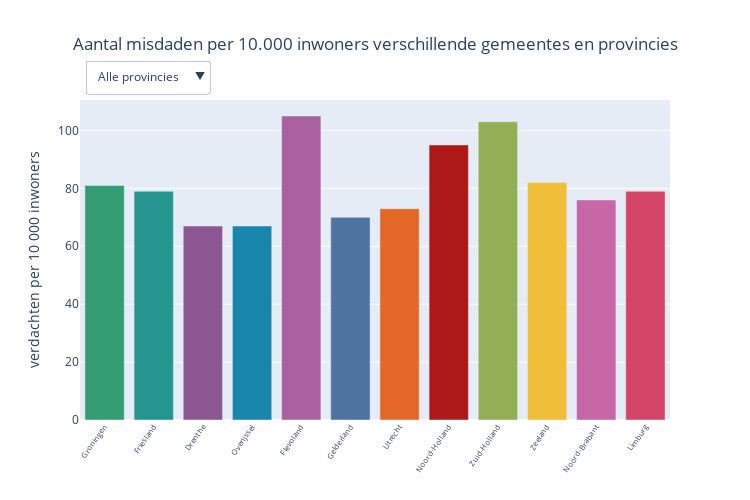

Notebook code cell kept with this figure:
### Code cell
import pandas as pd
import plotly.graph_objects as go

df = pd.read_csv('misdaad_totaal_provincies.csv', sep=';')

provincies = df[df['Provincie'] == 'Provlos']
groningen = df[df['Provincie'] == 'Groningen']
friesland = df[df['Provincie'] == 'Friesland']
drenthe = df[df['Provincie'] == 'Drenthe']
overijssel = df[df['Provincie'] == 'Overijssel']
flevoland = df[df['Provincie'] == 'Flevoland']
gelderland = df[df['Provincie'] == 'Gelderland']
utrecht = df[df['Provincie'] == 'Utrecht']
noord_holland = df[df['Provincie'] == 'Noord-Holland']
zuid_holland = df[df['Provincie'] == 'Zuid-Holland']
zeeland = df[df['Provincie'] == 'Zeeland']
noord_brabant = df[df['Provincie'] == 'Noord-Brabant']
limburg = df[df['Provincie'] == 'Limburg']

fig = go.Figure()

colors = [
    '#359d73', '#27958f', '#8c5792', '#1887ab', '#a9629f', 
    '#4f73a1', '#e46828', '#ac1917', '#93ae55', '#f0be39', 
    '#c867a5', '#d34467'
]

fig.add_trace(go.Bar(
    x=provincies['Gemeente'],
    y=provincies['Verdachten per 10 000 inwoners'],
    marker=dict(color=colors),
    hovertext=provincies['Gemeente'] + '<br>Verdachten per 10.000 inwoners: ' + provincies['Verdachten per 10 000 inwoners'].astype(str),
    hoverinfo='text',
    name='Alle provincies'
))

fig.add_trace(go.Bar(
    x=groningen['Gemeente'],
    y=groningen['Verdachten per 10 000 inwoners'],
    marker_color='#359d73',
    hovertext=groningen['Gemeente'] + '<br>Verdachten per 10.000 inwoners: ' + groningen['Verdachten per 10 000 inwoners'].astype(str),
    hoverinfo='text',
    name='Groningen'
))

fig.add_trace(go.Bar(
    x=friesland['Gemeente'],
    y=friesland['Verdachten per 10 000 inwoners'],
    marker_color='#27958f',
    hovertext=friesland['Gemeente'] + '<br>Verdachten per 10.000 inwoners: ' + friesland['Verdachten per 10 000 inwoners'].astype(str),
    hoverinfo='text',
    name='Friesland'
))

fig.add_trace(go.Bar(
    x=drenthe['Gemeente'],
    y=drenthe['Verdachten per 10 000 inwoners'],
    marker_color='#8c5792',
    hovertext=drenthe['Gemeente'] + '<br>Verdachten per 10.000 inwoners: ' + drenthe['Verdachten per 10 000 inwoners'].astype(str),
    hoverinfo='text',
    name='Drenthe'
))

fig.add_trace(go.Bar(
    x=overijssel['Gemeente'],
    y=overijssel['Verdachten per 10 000 inwoners'],
    marker_color='#1887ab',
    hovertext=overijssel['Gemeente'] + '<br>Verdachten per 10.000 inwoners: ' + overijssel['Verdachten per 10 000 inwoners'].astype(str),
    hoverinfo='text',
    name='Overijssel'
))

fig.add_trace(go.Bar(
    x=flevoland['Gemeente'],
    y=flevoland['Verdachten per 10 000 inwoners'],
    marker_color='#a9629f',
    hovertext=flevoland['Gemeente'] + '<br>Verdachten per 10.000 inwoners: ' + flevoland['Verdachten per 10 000 inwoners'].astype(str),
    hoverinfo='text',
    name='Flevoland'
))

fig.add_trace(go.Bar(
    x=gelderland['Gemeente'],
    y=gelderland['Verdachten per 10 000 inwoners'],
    marker_color='#4f73a1',
    hovertext=gelderland['Gemeente'] + '<br>Verdachten per 10.000 inwoners: ' + gelderland['Verdachten per 10 000 inwoners'].astype(str),
    hoverinfo='text',
    name='Gelderland'
))

fig.add_trace(go.Bar(
    x=utrecht['Gemeente'],
    y=utrecht['Verdachten per 10 000 inwoners'],
    marker_color='#e46828',
    hovertext=utrecht['Gemeente'] + '<br>Verdachten per 10.000 inwoners: ' + utrecht['Verdachten per 10 000 inwoners'].astype(str),
    hoverinfo='text',
    name='Utrecht'
))

fig.add_trace(go.Bar(
    x=noord_holland['Gemeente'],
    y=noord_holland['Verdachten per 10 000 inwoners'],
    marker_color='#ac1917',
    hovertext=noord_holland['Gemeente'] + '<br>Verdachten per 10.000 inwoners: ' + noord_holland['Verdachten per 10 000 inwoners'].astype(str),
    hoverinfo='text',
    name='Noord-Holland'
))

fig.add_trace(go.Bar(
    x=zuid_holland['Gemeente'],
    y=zuid_holland['Verdachten per 10 000 inwoners'],
    marker_color='#93ae55',
    hovertext=zuid_holland['Gemeente'] + '<br>Verdachten per 10.000 inwoners: ' + zuid_holland['Verdachten per 10 000 inwoners'].astype(str),
    hoverinfo='text',
    name='Zuid-Holland'
))

fig.add_trace(go.Bar(
    x=zeeland['Gemeente'],
    y=zeeland['Verdachten per 10 000 inwoners'],
    marker_color='#f0be39',
    hovertext=zeeland['Gemeente'] + '<br>Verdachten per 10.000 inwoners: ' + zeeland['Verdachten per 10 000 inwoners'].astype(str),
    hoverinfo='text',
    name='Zeeland'
))

fig.add_trace(go.Bar(
    x=noord_brabant['Gemeente'],
    y=noord_brabant['Verdachten per 10 000 inwoners'],
    marker_color='#c867a5',
    hovertext=noord_brabant['Gemeente'] + '<br>Verdachten per 10.000 inwoners: ' + noord_brabant['Verdachten per 10 000 inwoners'].astype(str),
    hoverinfo='text',
    name='Noord-Brabant'
))

fig.add_trace(go.Bar(
    x=limburg['Gemeente'],
    y=limburg['Verdachten per 10 000 inwoners'],
    marker_color='#d34467',
    hovertext=limburg['Gemeente'] + '<br>Verdachten per 10.000 inwoners: ' + limburg['Verdachten per 10 000 inwoners'].astype(str),
    hoverinfo='text',
    name='Limburg'
))

fig.update_layout(
    updatemenus=[
        {
            'buttons': [
                {
                    'label': 'Alle provincies',
                    'method': 'update',
                    'args': [{'visible': [True, False, False, False, False, False, False, False, False, False, False, False, False]},
                             {'title': 'Aantal misdaden per 10.000 inwoners alle provincies'}]
                },
                {
                    'label': 'Groningen',
                    'method': 'update',
                    'args': [{'visible': [False, True, False, False, False, False, False, False, False, False, False, False, False]},
                             {'title': 'Aantal misdaden per 10.000 inwoners gemeente Groningen'}]
                },
                {
                    'label': 'Friesland',
                    'method': 'update',
                    'args': [{'visible': [False, False, True, False, False, False, False, False, False, False, False, False, False]},
                             {'title': 'Aantal misdaden per 10.000 inwoners gemeente Friesland'}]
                },
                {
                    'label': 'Drenthe',
                    'method': 'update',
                    'args': [{'visible': [False, False, False, True, False, False, False, False, False, False, False, False, False]},
                             {'title': 'Aantal misdaden per 10.000 inwoners gemeente Drenthe'}]
                },
                {
                    'label': 'Overijssel',
                    'method': 'update',
                    'args': [{'visible': [False, False, False, False, True, False, False, False, False, False, False, False, False]},
                             {'title': 'Aantal misdaden per 10.000 inwoners gemeente Overijssel'}]
                },
                {
                    'label': 'Flevoland',
                    'method': 'update',
                    'args': [{'visible': [False, False, False, False, False, True, False, False, False, False, False, False, False]},
                             {'title': 'Aantal misdaden per 10.000 inwoners gemeente Flevoland'}]
                },
                {
                    'label': 'Gelderland',
                    'method': 'update',
                    'args': [{'visible': [False, False, False, False, False, False, True, False, False, False, False, False, False]},
                             {'title': 'Aantal misdaden per 10.000 inwoners gemeente Gelderland'}]
                },
                {
                    'label': 'Utrecht',
                    'method': 'update',
                    'args': [{'visible': [False, False, False, False, False, False, False, True, False, False, False, False, False]},
                             {'title': 'Aantal misdaden per 10.000 inwoners gemeente Utrecht'}]
                },
                {
                    'label': 'Noord-Holland',
                    'method': 'update',
                    'args': [{'visible': [False, False, False, False, False, False, False, False, True, False, False, False, False]},
                             {'title': 'Aantal misdaden per 10.000 inwoners gemeente Noord-Holland'}]
                },
                {
                    'label': 'Zuid-Holland',
                    'method': 'update',
                    'args': [{'visible': [False, False, False, False, False, False, False, False, False, True, False, False, False]},
                             {'title': 'Aantal misdaden per 10.000 inwoners gemeente Zuid-Holland'}]
                },
                {
                    'label': 'Zeeland',
                    'method': 'update',
                    'args': [{'visible': [False, False, False, False, False, False, False, False, False, False, True, False, False]},
                             {'title': 'Aantal misdaden per 10.000 inwoners gemeente Zeeland'}]
                },
                {
                    'label': 'Noord-Brabant',
                    'method': 'update',
                    'args': [{'visible': [False, False, False, False, False, False, False, False, False, False, False, True, False]},
                             {'title': 'Aantal misdaden per 10.000 inwoners gemeente Noord-Brabant'}]
                },
                {
                    'label': 'Limburg',
                    'method': 'update',
                    'args': [{'visible': [False, False, False, False, False, False, False, False, False, False, False, False, True]},
                             {'title': 'Aantal misdaden per 10.000 inwoners gemeente Limburg'}]
                }
            ],
            'direction': 'down',
            'showactive': True,
            'x': 0.12,
            'xanchor': 'center',
            'y': 1.15,
            'yanchor': 'top',
            'pad': {'r': 8, 't': 8},
        }
    ],
    title='Aantal misdaden per 10.000 inwoners verschillende gemeentes en provincies',
    title_x=0.5,
    showlegend=False,
    width=750,
    height=500
)

fig.data[1].visible = False
fig.data[2].visible = False
fig.data[3].visible = False
fig.data[4].visible = False
fig.data[5].visible = False
fig.data[6].visible = False
fig.data[7].visible = False
fig.data[8].visible = False
fig.data[9].visible = False
fig.data[10].visible = False
fig.data[11].visible = False
fig.data[12].visible = False

fig.update_xaxes(tickangle=-55, tickfont=dict(size=7.5))
fig.update_yaxes(title_text='verdachten per 10 000 inwoners')

fig.show()

### Figure 1 — Plotly figure (JSON) as saved in the notebook; plotly's stock layout.template omitted (floating-point values rounded to 4 significant figures)
{"data": [{"hoverinfo": "text", "hovertext": ["Groningen<br>Verdachten per 10.000 inwoners: 81", "Friesland<br>Verdachten per 10.000 inwoners: 79", "Drenthe<br>Verdachten per 10.000 inwoners: 67", "Overijssel<br>Verdachten per 10.000 inwoners: 67", "Flevoland<br>Verdachten per 10.000 inwoners: 105", "Gelderland<br>Verdachten per 10.000 inwoners: 70", "Utrecht<br>Verdachten per 10.000 inwoners: 73", "Noord-Holland<br>Verdachten per 10.000 inwoners: 95", "Zuid-Holland<br>Verdachten per 10.000 inwoners: 103", "Zeeland<br>Verdachten per 10.000 inwoners: 82", "Noord-Brabant<br>Verdachten per 10.000 inwoners: 76", "Limburg<br>Verdachten per 10.000 inwoners: 79"], "marker": {"color": ["#359d73", "#27958f", "#8c5792", "#1887ab", "#a9629f", "#4f73a1", "#e46828", "#ac1917", "#93ae55", "#f0be39", "#c867a5", "#d34467"]}, "name": "Alle provincies", "type": "bar", "x": ["Groningen", "Friesland", "Drenthe", "Overijssel", "Flevoland", "Gelderland", "Utrecht", "Noord-Holland", "Zuid-Holland", "Zeeland", "Noord-Brabant", "Limburg"], "y": [81, 79, 67, 67, 105, 70, 73, 95, 103, 82, 76, 79]}, {"hoverinfo": "text", "hovertext": ["Eemsdelta<br>Verdachten per 10.000 inwoners: 102", "Groningen<br>Verdachten per 10.000 inwoners: 86", "Het Hogeland<br>Verdachten per 10.000 inwoners: 67", "Midden-Groningen<br>Verdachten per 10.000 inwoners: 83", "Oldambt<br>Verdachten per 10.000 inwoners: 91", "Pekela<br>Verdachten per 10.000 inwoners: 94", "Stadskanaal<br>Verdachten per 10.000 inwoners: 82", "Veendam<br>Verdachten per 10.000 inwoners: 73", "Westerkwartier<br>Verdachten per 10.000 inwoners: 58", "Westerwolde<br>Verdachten per 10.000 inwoners: 61"], "marker": {"color": "#359d73"}, "name": "Groningen", "type": "bar", "visible": false, "x": ["Eemsdelta", "Groningen", "Het Hogeland", "Midden-Groningen", "Oldambt", "Pekela", "Stadskanaal", "Veendam", "Westerkwartier", "Westerwolde"], "y": [102, 86, 67, 83, 91, 94, 82, 73, 58, 61]}, {"hoverinfo": "text", "hovertext": ["Achtkarspelen<br>Verdachten per 10.000 inwoners: 91", "Ameland<br>Verdachten per 10.000 inwoners: 20", "Dantumadiel<br>Verdachten per 10.000 inwoners: 61", "De Fryske Marren<br>Verdachten per 10.000 inwoners: 54", "Harlingen<br>Verdachten per 10.000 inwoners: 83", "Heerenveen<br>Verdachten per 10.000 inwoners: 73", "Leeuwarden<br>Verdachten per 10.000 inwoners: 113", "Noardeast-Fryslân<br>Verdachten per 10.000 inwoners: 73", "Ooststellingwerf<br>Verdachten per 10.000 inwoners: 72", "Opsterland<br>Verdachten per 10.000 inwoners: 58", "Smallingerland<br>Verdachten per 10.000 inwoners: 84", "Súdwest-Fryslân<br>Verdachten per 10.000 inwoners: 81", "Terschelling<br>Verdachten per 10.000 inwoners: 55", "Tytsjerksteradiel<br>Verdachten per 10.000 inwoners: 58", "Vlieland<br>Verdachten per 10.000 inwoners: 83", "Waadhoeke<br>Verdachten per 10.000 inwoners: 70", "Weststellingwerf<br>Verdachten per 10.000 inwoners: 58"], "marker": {"color": "#27958f"}, "name": "Friesland", "type": "bar", "visible": false, "x": ["Achtkarspelen", "Ameland", "Dantumadiel", "De Fryske Marren", "Harlingen", "Heerenveen", "Leeuwarden", "Noardeast-Fryslân", "Ooststellingwerf", "Opsterland", "Smallingerland", "Súdwest-Fryslân", "Terschelling", "Tytsjerksteradiel", "Vlieland", "Waadhoeke", "Weststellingwerf"], "y": [91, 20, 61, 54, 83, 73, 113, 73, 72, 58, 84, 81, 55, 58, 83, 70, 58]}, {"hoverinfo": "text", "hovertext": ["Aa en Hunze<br>Verdachten per 10.000 inwoners: 45", "Assen<br>Verdachten per 10.000 inwoners: 87", "Borger-Odoorn<br>Verdachten per 10.000 inwoners: 56", "Coevorden<br>Verdachten per 10.000 inwoners: 53", "Emmen<br>Verdachten per 10.000 inwoners: 83", "Hoogeveen<br>Verdachten per 10.000 inwoners: 75", "Meppel<br>Verdachten per 10.000 inwoners: 61", "Midden-Drenthe<br>Verdachten per 10.000 inwoners: 54", "Noordenveld<br>Verdachten per 10.000 inwoners: 56", "Tynaarlo<br>Verdachten per 10.000 inwoners: 56", "Westerveld<br>Verdachten per 10.000 inwoners: 49", "De Wolden<br>Verdachten per 10.000 inwoners: 37"], "marker": {"color": "#8c5792"}, "name": "Drenthe", "type": "bar", "visible": false, "x": ["Aa en Hunze", "Assen", "Borger-Odoorn", "Coevorden", "Emmen", "Hoogeveen", "Meppel", "Midden-Drenthe", "Noordenveld", "Tynaarlo", "Westerveld", "De Wolden"], "y": [45, 87, 56, 53, 83, 75, 61, 54, 56, 56, 49, 37]}, {"hoverinfo": "text", "hovertext": ["Almelo<br>Verdachten per 10.000 inwoners: 116", "Borne<br>Verdachten per 10.000 inwoners: 35", "Dalfsen<br>Verdachten per 10.000 inwoners: 36", "Deventer<br>Verdachten per 10.000 inwoners: 82", "Dinkelland<br>Verdachten per 10.000 inwoners: 32", "Enschede<br>Verdachten per 10.000 inwoners: 94", "Haaksbergen<br>Verdachten per 10.000 inwoners: 34", "Hardenberg<br>Verdachten per 10.000 inwoners: 48", "Hellendoorn<br>Verdachten per 10.000 inwoners: 26", "Hengelo<br>Verdachten per 10.000 inwoners: 75", "Hof van Twente<br>Verdachten per 10.000 inwoners: 41", "Kampen<br>Verdachten per 10.000 inwoners: 66", "Losser<br>Verdachten per 10.000 inwoners: 44", "Oldenzaal<br>Verdachten per 10.000 inwoners: 50", "Olst-Wijhe<br>Verdachten per 10.000 inwoners: 53", "Ommen<br>Verdachten per 10.000 inwoners: 38", "Raalte<br>Verdachten per 10.000 inwoners: 34", "Rijssen-Holten<br>Verdachten per 10.000 inwoners: 39", "Staphorst<br>Verdachten per 10.000 inwoners: 57", "Steenwijkerland<br>Verdachten per 10.000 inwoners: 60", "Tubbergen<br>Verdachten per 10.000 inwoners: 40", "Twenterand<br>Verdachten per 10.000 inwoners: 65", "Wierden<br>Verdachten per 10.000 inwoners: 35", "Zwartewaterland<br>Verdachten per 10.000 inwoners: 51", "Zwolle<br>Verdachten per 10.000 inwoners: 93"], "marker": {"color": "#1887ab"}, "name": "Overijssel", "type": "bar", "visible": false, "x": ["Almelo", "Borne", "Dalfsen", "Deventer", "Dinkelland", "Enschede", "Haaksbergen", "Hardenberg", "Hellendoorn", "Hengelo", "Hof van Twente", "Kampen", "Losser", "Oldenzaal", "Olst-Wijhe", "Ommen", "Raalte", "Rijssen-Holten", "Staphorst", "Steenwijkerland", "Tubbergen", "Twenterand", "Wierden", "Zwartewaterland", "Zwolle"], "y": [116, 35, 36, 82, 32, 94, 34, 48, 26, 75, 41, 66, 44, 50, 53, 38, 34, 39, 57, 60, 40, 65, 35, 51, 93]}, {"hoverinfo": "text", "hovertext": ["Almere<br>Verdachten per 10.000 inwoners: 111", "Dronten<br>Verdachten per 10.000 inwoners: 58", "Lelystad<br>Verdachten per 10.000 inwoners: 103", "Noordoostpolder<br>Verdachten per 10.000 inwoners: 58", "Urk<br>Verdachten per 10.000 inwoners: 83", "Zeewolde<br>Verdachten per 10.000 inwoners: 67"], "marker": {"color": "#a9629f"}, "name": "Flevoland", "type": "bar", "visible": false, "x": ["Almere", "Dronten", "Lelystad", "Noordoostpolder", "Urk", "Zeewolde"], "y": [111, 58, 103, 58, 83, 67]}, {"hoverinfo": "text", "hovertext": ["Aalten<br>Verdachten per 10.000 inwoners: 36", "Apeldoorn<br>Verdachten per 10.000 inwoners: 86", "Arnhem<br>Verdachten per 10.000 inwoners: 121", "Barneveld<br>Verdachten per 10.000 inwoners: 67", "Berg en Dal<br>Verdachten per 10.000 inwoners: 63", "Berkelland<br>Verdachten per 10.000 inwoners: 50", "Beuningen<br>Verdachten per 10.000 inwoners: 51", "Bronckhorst<br>Verdachten per 10.000 inwoners: 37", "Brummen<br>Verdachten per 10.000 inwoners: 57", "Buren<br>Verdachten per 10.000 inwoners: 50", "Culemborg<br>Verdachten per 10.000 inwoners: 56", "Doesburg<br>Verdachten per 10.000 inwoners: 69", "Doetinchem<br>Verdachten per 10.000 inwoners: 86", "Druten<br>Verdachten per 10.000 inwoners: 52", "Duiven<br>Verdachten per 10.000 inwoners: 52", "Ede<br>Verdachten per 10.000 inwoners: 74", "Elburg<br>Verdachten per 10.000 inwoners: 60", "Epe<br>Verdachten per 10.000 inwoners: 67", "Ermelo<br>Verdachten per 10.000 inwoners: 70", "Harderwijk<br>Verdachten per 10.000 inwoners: 75", "Hattem<br>Verdachten per 10.000 inwoners: 50", "Heerde<br>Verdachten per 10.000 inwoners: 50", "Heumen<br>Verdachten per 10.000 inwoners: 64", "Lingewaard<br>Verdachten per 10.000 inwoners: 47", "Lochem<br>Verdachten per 10.000 inwoners: 57", "Maasdriel<br>Verdachten per 10.000 inwoners: 68", "Montferland<br>Verdachten per 10.000 inwoners: 50", "Neder-Betuwe<br>Verdachten per 10.000 inwoners: 63", "Nijkerk<br>Verdachten per 10.000 inwoners: 63", "Nijmegen<br>Verdachten per 10.000 inwoners: 83", "Nunspeet<br>Verdachten per 10.000 inwoners: 69", "Oldebroek<br>Verdachten per 10.000 inwoners: 61", "Oost Gelre<br>Verdachten per 10.000 inwoners: 54", "Oude IJsselstreek<br>Verdachten per 10.000 inwoners: 45", "Overbetuwe<br>Verdachten per 10.000 inwoners: 50", "Putten<br>Verdachten per 10.000 inwoners: 56", "Renkum<br>Verdachten per 10.000 inwoners: 61", "Rheden<br>Verdachten per 10.000 inwoners: 70", "Rozendaal<br>Verdachten per 10.000 inwoners: 39", "Scherpenzeel<br>Verdachten per 10.000 inwoners: 55", "Tiel<br>Verdachten per 10.000 inwoners: 94", "Voorst<br>Verdachten per 10.000 inwoners: 57", "Wageningen<br>Verdachten per 10.000 inwoners: 50", "West Betuwe<br>Verdachten per 10.000 inwoners: 55", "West Maas en Waal<br>Verdachten per 10.000 inwoners: 36", "Westervoort<br>Verdachten per 10.000 inwoners: 62", "Wijchen<br>Verdachten per 10.000 inwoners: 58", "Winterswijk<br>Verdachten per 10.000 inwoners: 62", "Zaltbommel<br>Verdachten per 10.000 inwoners: 65", "Zevenaar<br>Verdachten per 10.000 inwoners: 57", "Zutphen<br>Verdachten per 10.000 inwoners: 118"], "marker": {"color": "#4f73a1"}, "name": "Gelderland", "type": "bar", "visible": false, "x": ["Aalten", "Apeldoorn", "Arnhem", "Barneveld", "Berg en Dal", "Berkelland", "Beuningen", "Bronckhorst", "Brummen", "Buren", "Culemborg", "Doesburg", "Doetinchem", "Druten", "Duiven", "Ede", "Elburg", "Epe", "Ermelo", "Harderwijk", "Hattem", "Heerde", "Heumen", "Lingewaard", "Lochem", "Maasdriel", "Montferland", "Neder-Betuwe", "Nijkerk", "Nijmegen", "Nunspeet", "Oldebroek", "Oost Gelre", "Oude IJsselstreek", "Overbetuwe", "Putten", "Renkum", "Rheden", "Rozendaal", "Scherpenzeel", "Tiel", "Voorst", "Wageningen", "West Betuwe", "West Maas en Waal", "Westervoort", "Wijchen", "Winterswijk", "Zaltbommel", "Zevenaar", "Zutphen"], "y": [36, 86, 121, 67, 63, 50, 51, 37, 57, 50, 56, 69, 86, 52, 52, 74, 60, 67, 70, 75, 50, 50, 64, 47, 57, 68, 50, 63, 63, 83, 69, 61, 54, 45, 50, 56, 61, 70, 39, 55, 94, 57, 50, 55, 36, 62, 58, 62, 65, 57, 118]}, {"hoverinfo": "text", "hovertext": ["Amersfoort<br>Verdachten per 10.000 inwoners: 83", "Baarn<br>Verdachten per 10.000 inwoners: 68", "De Bilt<br>Verdachten per 10.000 inwoners: 53", "Bunnik<br>Verdachten per 10.000 inwoners: 37", "Bunschoten<br>Verdachten per 10.000 inwoners: 73", "Eemnes<br>Verdachten per 10.000 inwoners: 54", "Houten<br>Verdachten per 10.000 inwoners: 44", "IJsselstein<br>Verdachten per 10.000 inwoners: 81", "Leusden<br>Verdachten per 10.000 inwoners: 47", "Lopik<br>Verdachten per 10.000 inwoners: 64", "Montfoort<br>Verdachten per 10.000 inwoners: 58", "Nieuwegein<br>Verdachten per 10.000 inwoners: 86", "Oudewater<br>Verdachten per 10.000 inwoners: 45", "Renswoude<br>Verdachten per 10.000 inwoners: 79", "Rhenen<br>Verdachten per 10.000 inwoners: 58", "De Ronde Venen<br>Verdachten per 10.000 inwoners: 66", "Soest<br>Verdachten per 10.000 inwoners: 64", "Stichtse Vecht<br>Verdachten per 10.000 inwoners: 67", "Utrecht<br>Verdachten per 10.000 inwoners: 90", "Utrechtse Heuvelrug<br>Verdachten per 10.000 inwoners: 61", "Veenendaal<br>Verdachten per 10.000 inwoners: 62", "Vijfheerenlanden<br>Verdachten per 10.000 inwoners: 71", "Wijk bij Duurstede<br>Verdachten per 10.000 inwoners: 34", "Woerden<br>Verdachten per 10.000 inwoners: 53", "Woudenberg<br>Verdachten per 10.000 inwoners: 47", "Zeist<br>Verdachten per 10.000 inwoners: 89"], "marker": {"color": "#e46828"}, "name": "Utrecht", "type": "bar", "visible": false, "x": ["Amersfoort", "Baarn", "De Bilt", "Bunnik", "Bunschoten", "Eemnes", "Houten", "IJsselstein", "Leusden", "Lopik", "Montfoort", "Nieuwegein", "Oudewater", "Renswoude", "Rhenen", "De Ronde Venen", "Soest", "Stichtse Vecht", "Utrecht", "Utrechtse Heuvelrug", "Veenendaal", "Vijfheerenlanden", "Wijk bij Duurstede", "Woerden", "Woudenberg", "Zeist"], "y": [83, 68, 53, 37, 73, 54, 44, 81, 47, 64, 58, 86, 45, 79, 58, 66, 64, 67, 90, 61, 62, 71, 34, 53, 47, 89]}, {"hoverinfo": "text", "hovertext": ["Aalsmeer<br>Verdachten per 10.000 inwoners: 72", "Alkmaar<br>Verdachten per 10.000 inwoners: 99", "Amstelveen<br>Verdachten per 10.000 inwoners: 72", "Amsterdam<br>Verdachten per 10.000 inwoners: 121", "Bergen<br>Verdachten per 10.000 inwoners: 52", "Beverwijk<br>Verdachten per 10.000 inwoners: 97", "Blaricum<br>Verdachten per 10.000 inwoners: 59", "Bloemendaal<br>Verdachten per 10.000 inwoners: 67", "Castricum<br>Verdachten per 10.000 inwoners: 63", "Diemen<br>Verdachten per 10.000 inwoners: 99", "Dijk en Waard<br>Verdachten per 10.000 inwoners: 76", "Drechterland<br>Verdachten per 10.000 inwoners: 57", "Edam-Volendam<br>Verdachten per 10.000 inwoners: 55", "Enkhuizen<br>Verdachten per 10.000 inwoners: 77", "Gooise Meren<br>Verdachten per 10.000 inwoners: 68", "Haarlem<br>Verdachten per 10.000 inwoners: 103", "Haarlemmermeer<br>Verdachten per 10.000 inwoners: 81", "Heemskerk<br>Verdachten per 10.000 inwoners: 71", "Heemstede<br>Verdachten per 10.000 inwoners: 71", "Heiloo<br>Verdachten per 10.000 inwoners: 61", "Den Helder<br>Verdachten per 10.000 inwoners: 129", "Hilversum<br>Verdachten per 10.000 inwoners: 81", "Hollands Kroon<br>Verdachten per 10.000 inwoners: 54", "Hoorn<br>Verdachten per 10.000 inwoners: 88", "Huizen<br>Verdachten per 10.000 inwoners: 63", "Koggenland<br>Verdachten per 10.000 inwoners: 52", "Landsmeer<br>Verdachten per 10.000 inwoners: 84", "Laren<br>Verdachten per 10.000 inwoners: 52", "Medemblik<br>Verdachten per 10.000 inwoners: 67", "Oostzaan<br>Verdachten per 10.000 inwoners: 73", "Opmeer<br>Verdachten per 10.000 inwoners: 40", "Ouder-Amstel<br>Verdachten per 10.000 inwoners: 69", "Purmerend<br>Verdachten per 10.000 inwoners: 97", "Schagen<br>Verdachten per 10.000 inwoners: 62", "Stede Broec<br>Verdachten per 10.000 inwoners: 56", "Texel<br>Verdachten per 10.000 inwoners: 60", "Uitgeest<br>Verdachten per 10.000 inwoners: 61", "Uithoorn<br>Verdachten per 10.000 inwoners: 85", "Velsen<br>Verdachten per 10.000 inwoners: 97", "Waterland<br>Verdachten per 10.000 inwoners: 63", "Weesp<br>Verdachten per 10.000 inwoners: 69", "Wijdemeren<br>Verdachten per 10.000 inwoners: 53", "Wormerland<br>Verdachten per 10.000 inwoners: 63", "Zaanstad<br>Verdachten per 10.000 inwoners: 123", "Zandvoort<br>Verdachten per 10.000 inwoners: 121"], "marker": {"color": "#ac1917"}, "name": "Noord-Holland", "type": "bar", "visible": false, "x": ["Aalsmeer", "Alkmaar", "Amstelveen", "Amsterdam", "Bergen", "Beverwijk", "Blaricum", "Bloemendaal", "Castricum", "Diemen", "Dijk en Waard", "Drechterland", "Edam-Volendam", "Enkhuizen", "Gooise Meren", "Haarlem", "Haarlemmermeer", "Heemskerk", "Heemstede", "Heiloo", "Den Helder", "Hilversum", "Hollands Kroon", "Hoorn", "Huizen", "Koggenland", "Landsmeer", "Laren", "Medemblik", "Oostzaan", "Opmeer", "Ouder-Amstel", "Purmerend", "Schagen", "Stede Broec", "Texel", "Uitgeest", "Uithoorn", "Velsen", "Waterland", "Weesp", "Wijdemeren", "Wormerland", "Zaanstad", "Zandvoort"], "y": [72, 99, 72, 121, 52, 97, 59, 67, 63, 99, 76, 57, 55, 77, 68, 103, 81, 71, 71, 61, 129, 81, 54, 88, 63, 52, 84, 52, 67, 73, 40, 69, 97, 62, 56, 60, 61, 85, 97, 63, 69, 53, 63, 123, 121]}, {"hoverinfo": "text", "hovertext": ["Alblasserdam<br>Verdachten per 10.000 inwoners: 61", "Albrandswaard<br>Verdachten per 10.000 inwoners: 86", "Alphen aan den Rijn<br>Verdachten per 10.000 inwoners: 88", "Barendrecht<br>Verdachten per 10.000 inwoners: 67", "Bodegraven-Reeuwijk<br>Verdachten per 10.000 inwoners: 55", "Brielle<br>Verdachten per 10.000 inwoners: 68", "Capelle aan den IJssel<br>Verdachten per 10.000 inwoners: 99", "Delft<br>Verdachten per 10.000 inwoners: 84", "Dordrecht<br>Verdachten per 10.000 inwoners: 111", "Goeree-Overflakkee<br>Verdachten per 10.000 inwoners: 58", "Gorinchem<br>Verdachten per 10.000 inwoners: 77", "Gouda<br>Verdachten per 10.000 inwoners: 98", "s-Gravenhage<br>Verdachten per 10.000 inwoners: 148", "Hardinxveld-Giessendam<br>Verdachten per 10.000 inwoners: 53", "Hellevoetsluis<br>Verdachten per 10.000 inwoners: 83", "Hendrik-Ido-Ambacht<br>Verdachten per 10.000 inwoners: 52", "Hillegom<br>Verdachten per 10.000 inwoners: 71", "Hoeksche Waard<br>Verdachten per 10.000 inwoners: 58", "Kaag en Braassem<br>Verdachten per 10.000 inwoners: 67", "Katwijk<br>Verdachten per 10.000 inwoners: 64", "Krimpen aan den IJssel<br>Verdachten per 10.000 inwoners: 65", "Krimpenerwaard<br>Verdachten per 10.000 inwoners: 63", "Lansingerland<br>Verdachten per 10.000 inwoners: 64", "Leiden<br>Verdachten per 10.000 inwoners: 82", "Leiderdorp<br>Verdachten per 10.000 inwoners: 59", "Leidschendam-Voorburg<br>Verdachten per 10.000 inwoners: 94", "Lisse<br>Verdachten per 10.000 inwoners: 58", "Maassluis<br>Verdachten per 10.000 inwoners: 86", "Midden-Delfland<br>Verdachten per 10.000 inwoners: 45", "Molenlanden<br>Verdachten per 10.000 inwoners: 58", "Nieuwkoop<br>Verdachten per 10.000 inwoners: 57", "Nissewaard<br>Verdachten per 10.000 inwoners: 113", "Noordwijk<br>Verdachten per 10.000 inwoners: 65", "Oegstgeest<br>Verdachten per 10.000 inwoners: 48", "Papendrecht<br>Verdachten per 10.000 inwoners: 70", "Pijnacker-Nootdorp<br>Verdachten per 10.000 inwoners: 70", "Ridderkerk<br>Verdachten per 10.000 inwoners: 76", "Rijswijk<br>Verdachten per 10.000 inwoners: 100", "Rotterdam<br>Verdachten per 10.000 inwoners: 153", "Schiedam<br>Verdachten per 10.000 inwoners: 121", "Sliedrecht<br>Verdachten per 10.000 inwoners: 63", "Teylingen<br>Verdachten per 10.000 inwoners: 58", "Vlaardingen<br>Verdachten per 10.000 inwoners: 111", "Voorschoten<br>Verdachten per 10.000 inwoners: 59", "Waddinxveen<br>Verdachten per 10.000 inwoners: 66", "Wassenaar<br>Verdachten per 10.000 inwoners: 74", "Westland<br>Verdachten per 10.000 inwoners: 64", "Westvoorne<br>Verdachten per 10.000 inwoners: 54", "Zoetermeer<br>Verdachten per 10.000 inwoners: 114", "Zoeterwoude<br>Verdachten per 10.000 inwoners: 45", "Zuidplas<br>Verdachten per 10.000 inwoners: 64", "Zwijndrecht<br>Verdachten per 10.000 inwoners: 81"], "marker": {"color": "#93ae55"}, "name": "Zuid-Holland", "type": "bar", "visible": false, "x": ["Alblasserdam", "Albrandswaard", "Alphen aan den Rijn", "Barendrecht", "Bodegraven-Reeuwijk", "Brielle", "Capelle aan den IJssel", "Delft", "Dordrecht", "Goeree-Overflakkee", "Gorinchem", "Gouda", "s-Gravenhage", "Hardinxveld-Giessendam", "Hellevoetsluis", "Hendrik-Ido-Ambacht", "Hillegom", "Hoeksche Waard", "Kaag en Braassem", "Katwijk", "Krimpen aan den IJssel", "Krimpenerwaard", "Lansingerland", "Leiden", "Leiderdorp", "Leidschendam-Voorburg", "Lisse", "Maassluis", "Midden-Delfland", "Molenlanden", "Nieuwkoop", "Nissewaard", "Noordwijk", "Oegstgeest", "Papendrecht", "Pijnacker-Nootdorp", "Ridderkerk", "Rijswijk", "Rotterdam", "Schiedam", "Sliedrecht", "Teylingen", "Vlaardingen", "Voorschoten", "Waddinxveen", "Wassenaar", "Westland", "Westvoorne", "Zoetermeer", "Zoeterwoude", "Zuidplas", "Zwijndrecht"], "y": [61, 86, 88, 67, 55, 68, 99, 84, 111, 58, 77, 98, 148, 53, 83, 52, 71, 58, 67, 64, 65, 63, 64, 82, 59, 94, 58, 86, 45, 58, 57, 113, 65, 48, 70, 70, 76, 100, 153, 121, 63, 58, 111, 59, 66, 74, 64, 54, 114, 45, 64, 81]}, {"hoverinfo": "text", "hovertext": ["Borsele<br>Verdachten per 10.000 inwoners: 60", "Goes<br>Verdachten per 10.000 inwoners: 80", "Hulst<br>Verdachten per 10.000 inwoners: 84", "Kapelle<br>Verdachten per 10.000 inwoners: 64", "Middelburg<br>Verdachten per 10.000 inwoners: 95", "Noord-Beveland<br>Verdachten per 10.000 inwoners: 82", "Reimerswaal<br>Verdachten per 10.000 inwoners: 61", "Schouwen-Duiveland<br>Verdachten per 10.000 inwoners: 60", "Sluis<br>Verdachten per 10.000 inwoners: 72", "Terneuzen<br>Verdachten per 10.000 inwoners: 96", "Tholen<br>Verdachten per 10.000 inwoners: 50", "Veere<br>Verdachten per 10.000 inwoners: 41", "Vlissingen<br>Verdachten per 10.000 inwoners: 137"], "marker": {"color": "#f0be39"}, "name": "Zeeland", "type": "bar", "visible": false, "x": ["Borsele", "Goes", "Hulst", "Kapelle", "Middelburg", "Noord-Beveland", "Reimerswaal", "Schouwen-Duiveland", "Sluis", "Terneuzen", "Tholen", "Veere", "Vlissingen"], "y": [60, 80, 84, 64, 95, 82, 61, 60, 72, 96, 50, 41, 137]}, {"hoverinfo": "text", "hovertext": ["Alphen-Chaam<br>Verdachten per 10.000 inwoners: 29", "Altena<br>Verdachten per 10.000 inwoners: 64", "Asten<br>Verdachten per 10.000 inwoners: 63", "Baarle-Nassau<br>Verdachten per 10.000 inwoners: 54", "Bergeijk<br>Verdachten per 10.000 inwoners: 46", "Bergen op Zoom<br>Verdachten per 10.000 inwoners: 88", "Bernheze<br>Verdachten per 10.000 inwoners: 51", "Best<br>Verdachten per 10.000 inwoners: 59", "Bladel<br>Verdachten per 10.000 inwoners: 61", "Boekel<br>Verdachten per 10.000 inwoners: 78", "Boxtel<br>Verdachten per 10.000 inwoners: 67", "Breda<br>Verdachten per 10.000 inwoners: 81", "Cranendonck<br>Verdachten per 10.000 inwoners: 57", "Deurne<br>Verdachten per 10.000 inwoners: 67", "Dongen<br>Verdachten per 10.000 inwoners: 62", "Drimmelen<br>Verdachten per 10.000 inwoners: 47", "Eersel<br>Verdachten per 10.000 inwoners: 34", "Eindhoven<br>Verdachten per 10.000 inwoners: 101", "Etten-Leur<br>Verdachten per 10.000 inwoners: 66", "Geertruidenberg<br>Verdachten per 10.000 inwoners: 61", "Geldrop-Mierlo<br>Verdachten per 10.000 inwoners: 88", "Gemert-Bakel<br>Verdachten per 10.000 inwoners: 69", "Gilze en Rijen<br>Verdachten per 10.000 inwoners: 64", "Goirle<br>Verdachten per 10.000 inwoners: 40", "Halderberge<br>Verdachten per 10.000 inwoners: 65", "Heeze-Leende<br>Verdachten per 10.000 inwoners: 53", "Helmond<br>Verdachten per 10.000 inwoners: 125", "'s-Hertogenbosch<br>Verdachten per 10.000 inwoners: 92", "Heusden<br>Verdachten per 10.000 inwoners: 67", "Hilvarenbeek<br>Verdachten per 10.000 inwoners: 42", "Laarbeek<br>Verdachten per 10.000 inwoners: 61", "Land van Cuijk<br>Verdachten per 10.000 inwoners: 54", "Loon op Zand<br>Verdachten per 10.000 inwoners: 50", "Maashorst<br>Verdachten per 10.000 inwoners: 79", "Meierijstad<br>Verdachten per 10.000 inwoners: 66", "Moerdijk<br>Verdachten per 10.000 inwoners: 56", "Nuenen, Gerwen en Nederwetten<br>Verdachten per 10.000 inwoners: 48", "Oirschot<br>Verdachten per 10.000 inwoners: 49", "Oisterwijk<br>Verdachten per 10.000 inwoners: 45", "Oosterhout<br>Verdachten per 10.000 inwoners: 90", "Oss<br>Verdachten per 10.000 inwoners: 95", "Reusel-De Mierden<br>Verdachten per 10.000 inwoners: 49", "Roosendaal<br>Verdachten per 10.000 inwoners: 89", "Rucphen<br>Verdachten per 10.000 inwoners: 71", "Sint-Michielsgestel<br>Verdachten per 10.000 inwoners: 40", "Someren<br>Verdachten per 10.000 inwoners: 66", "Son en Breugel<br>Verdachten per 10.000 inwoners: 64", "Steenbergen<br>Verdachten per 10.000 inwoners: 49", "Tilburg<br>Verdachten per 10.000 inwoners: 97", "Valkenswaard<br>Verdachten per 10.000 inwoners: 76", "Veldhoven<br>Verdachten per 10.000 inwoners: 59", "Vught<br>Verdachten per 10.000 inwoners: 75", "Waalre<br>Verdachten per 10.000 inwoners: 56", "Waalwijk<br>Verdachten per 10.000 inwoners: 73", "Woensdrecht<br>Verdachten per 10.000 inwoners: 46", "Zundert<br>Verdachten per 10.000 inwoners: 40"], "marker": {"color": "#c867a5"}, "name": "Noord-Brabant", "type": "bar", "visible": false, "x": ["Alphen-Chaam", "Altena", "Asten", "Baarle-Nassau", "Bergeijk", "Bergen op Zoom", "Bernheze", "Best", "Bladel", "Boekel", "Boxtel", "Breda", "Cranendonck", "Deurne", "Dongen", "Drimmelen", "Eersel", "Eindhoven", "Etten-Leur", "Geertruidenberg", "Geldrop-Mierlo", "Gemert-Bakel", "Gilze en Rijen", "Goirle", "Halderberge", "Heeze-Leende", "Helmond", "'s-Hertogenbosch", "Heusden", "Hilvarenbeek", "Laarbeek", "Land van Cuijk", "Loon op Zand", "Maashorst", "Meierijstad", "Moerdijk", "Nuenen, Gerwen en Nederwetten", "Oirschot", "Oisterwijk", "Oosterhout", "Oss", "Reusel-De Mierden", "Roosendaal", "Rucphen", "Sint-Michielsgestel", "Someren", "Son en Breugel", "Steenbergen", "Tilburg", "Valkenswaard", "Veldhoven", "Vught", "Waalre", "Waalwijk", "Woensdrecht", "Zundert"], "y": [29, 64, 63, 54, 46, 88, 51, 59, 61, 78, 67, 81, 57, 67, 62, 47, 34, 101, 66, 61, 88, 69, 64, 40, 65, 53, 125, 92, 67, 42, 61, 54, 50, 79, 66, 56, 48, 49, 45, 90, 95, 49, 89, 71, 40, 66, 64, 49, 97, 76, 59, 75, 56, 73, 46, 40]}, {"hoverinfo": "text", "hovertext": ["Beek<br>Verdachten per 10.000 inwoners: 52", "Beekdaelen<br>Verdachten per 10.000 inwoners: 44", "Beesel<br>Verdachten per 10.000 inwoners: 38", "Bergen<br>Verdachten per 10.000 inwoners: 57", "Brunssum<br>Verdachten per 10.000 inwoners: 88", "Echt-Susteren<br>Verdachten per 10.000 inwoners: 82", "Eijsden-Margraten<br>Verdachten per 10.000 inwoners: 58", "Gennep<br>Verdachten per 10.000 inwoners: 82", "Gulpen-Wittem<br>Verdachten per 10.000 inwoners: 47", "Heerlen<br>Verdachten per 10.000 inwoners: 146", "Horst aan de Maas<br>Verdachten per 10.000 inwoners: 48", "Kerkrade<br>Verdachten per 10.000 inwoners: 109", "Landgraaf<br>Verdachten per 10.000 inwoners: 78", "Leudal<br>Verdachten per 10.000 inwoners: 52", "Maasgouw<br>Verdachten per 10.000 inwoners: 61", "Maastricht<br>Verdachten per 10.000 inwoners: 78", "Meerssen<br>Verdachten per 10.000 inwoners: 45", "Mook en Middelaar<br>Verdachten per 10.000 inwoners: 45", "Nederweert<br>Verdachten per 10.000 inwoners: 33", "Peel en Maas<br>Verdachten per 10.000 inwoners: 38", "Roerdalen<br>Verdachten per 10.000 inwoners: 60", "Roermond<br>Verdachten per 10.000 inwoners: 98", "Simpelveld<br>Verdachten per 10.000 inwoners: 51", "Sittard-Geleen<br>Verdachten per 10.000 inwoners: 91", "Stein<br>Verdachten per 10.000 inwoners: 61", "Vaals<br>Verdachten per 10.000 inwoners: 49", "Valkenburg aan de Geul<br>Verdachten per 10.000 inwoners: 58", "Venlo<br>Verdachten per 10.000 inwoners: 96", "Venray<br>Verdachten per 10.000 inwoners: 96", "Voerendaal<br>Verdachten per 10.000 inwoners: 40", "Weert<br>Verdachten per 10.000 inwoners: 75"], "marker": {"color": "#d34467"}, "name": "Limburg", "type": "bar", "visible": false, "x": ["Beek", "Beekdaelen", "Beesel", "Bergen", "Brunssum", "Echt-Susteren", "Eijsden-Margraten", "Gennep", "Gulpen-Wittem", "Heerlen", "Horst aan de Maas", "Kerkrade", "Landgraaf", "Leudal", "Maasgouw", "Maastricht", "Meerssen", "Mook en Middelaar", "Nederweert", "Peel en Maas", "Roerdalen", "Roermond", "Simpelveld", "Sittard-Geleen", "Stein", "Vaals", "Valkenburg aan de Geul", "Venlo", "Venray", "Voerendaal", "Weert"], "y": [52, 44, 38, 57, 88, 82, 58, 82, 47, 146, 48, 109, 78, 52, 61, 78, 45, 45, 33, 38, 60, 98, 51, 91, 61, 49, 58, 96, 96, 40, 75]}], "layout": {"height": 500, "showlegend": false, "title": {"text": "Aantal misdaden per 10.000 inwoners verschillende gemeentes en provincies", "x": 0.5}, "updatemenus": [{"buttons": [{"args": [{"visible": [true, false, false, false, false, false, false, false, false, false, false, false, false]}, {"title": "Aantal misdaden per 10.000 inwoners alle provincies"}], "label": "Alle provincies", "method": "update"}, {"args": [{"visible": [false, true, false, false, false, false, false, false, false, false, false, false, false]}, {"title": "Aantal misdaden per 10.000 inwoners gemeente Groningen"}], "label": "Groningen", "method": "update"}, {"args": [{"visible": [false, false, true, false, false, false, false, false, false, false, false, false, false]}, {"title": "Aantal misdaden per 10.000 inwoners gemeente Friesland"}], "label": "Friesland", "method": "update"}, {"args": [{"visible": [false, false, false, true, false, false, false, false, false, false, false, false, false]}, {"title": "Aantal misdaden per 10.000 inwoners gemeente Drenthe"}], "label": "Drenthe", "method": "update"}, {"args": [{"visible": [false, false, false, false, true, false, false, false, false, false, false, false, false]}, {"title": "Aantal misdaden per 10.000 inwoners gemeente Overijssel"}], "label": "Overijssel", "method": "update"}, {"args": [{"visible": [false, false, false, false, false, true, false, false, false, false, false, false, false]}, {"title": "Aantal misdaden per 10.000 inwoners gemeente Flevoland"}], "label": "Flevoland", "method": "update"}, {"args": [{"visible": [false, false, false, false, false, false, true, false, false, false, false, false, false]}, {"title": "Aantal misdaden per 10.000 inwoners gemeente Gelderland"}], "label": "Gelderland", "method": "update"}, {"args": [{"visible": [false, false, false, false, false, false, false, true, false, false, false, false, false]}, {"title": "Aantal misdaden per 10.000 inwoners gemeente Utrecht"}], "label": "Utrecht", "method": "update"}, {"args": [{"visible": [false, false, false, false, false, false, false, false, true, false, false, false, false]}, {"title": "Aantal misdaden per 10.000 inwoners gemeente Noord-Holland"}], "label": "Noord-Holland", "method": "update"}, {"args": [{"visible": [false, false, false, false, false, false, false, false, false, true, false, false, false]}, {"title": "Aantal misdaden per 10.000 inwoners gemeente Zuid-Holland"}], "label": "Zuid-Holland", "method": "update"}, {"args": [{"visible": [false, false, false, false, false, false, false, false, false, false, true, false, false]}, {"title": "Aantal misdaden per 10.000 inwoners gemeente Zeeland"}], "label": "Zeeland", "method": "update"}, {"args": [{"visible": [false, false, false, false, false, false, false, false, false, false, false, true, false]}, {"title": "Aantal misdaden per 10.000 inwoners gemeente Noord-Brabant"}], "label": "Noord-Brabant", "method": "update"}, {"args": [{"visible": [false, false, false, false, false, false, false, false, false, false, false, false, true]}, {"title": "Aantal misdaden per 10.000 inwoners gemeente Limburg"}], "label": "Limburg", "method": "update"}], "direction": "down", "pad": {"r": 8, "t": 8}, "showactive": true, "x": 0.12, "xanchor": "center", "y": 1.15, "yanchor": "top"}], "width": 750, "xaxis": {"tickangle": -55, "tickfont": {"size": 7.5}}, "yaxis": {"title": {"text": "verdachten per 10 000 inwoners"}}}}
